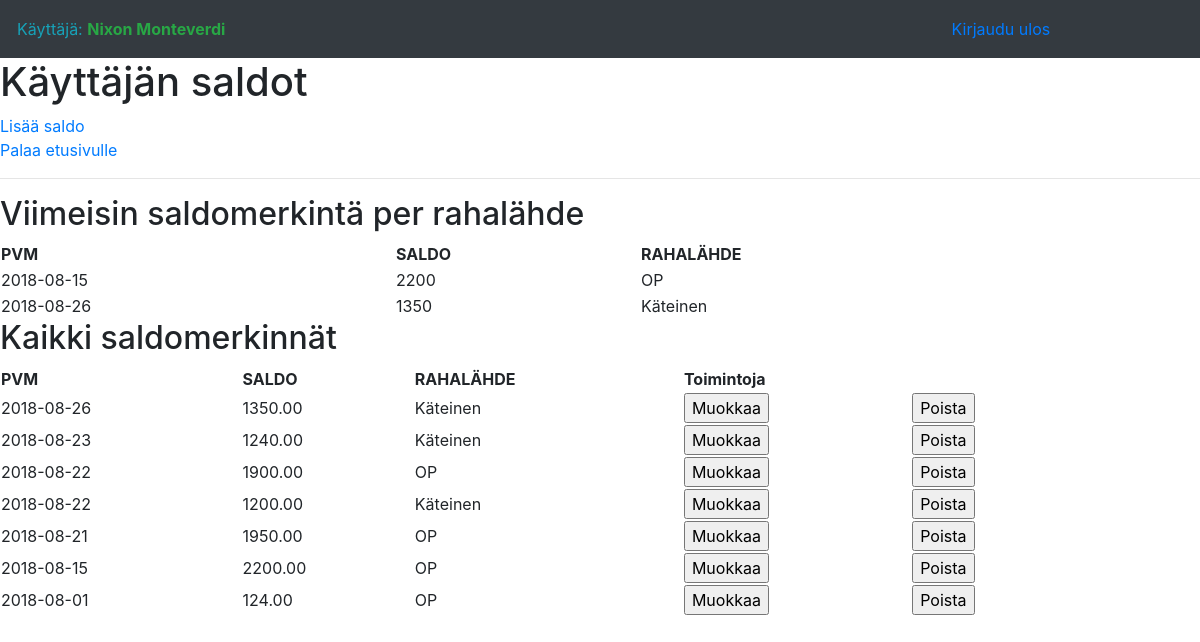
The app's page /saldo (signed in), older data.
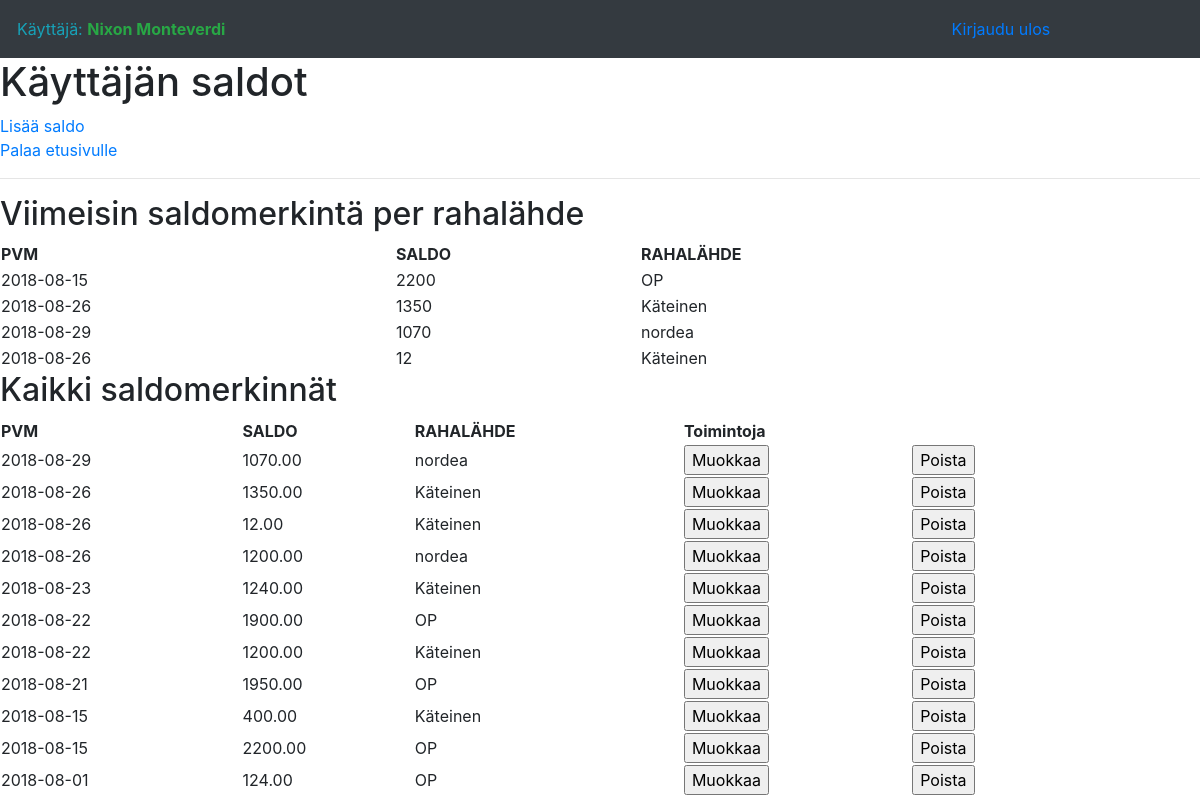
The same page, newer data.
### application/auth/models.py (models this page shows, shortened)
class User(db.Model):
    __tablename__ = "account"
    id = db.Column(db.Integer, primary_key=True)
    date_created = db.Column(db.DateTime, default=db.func.current_timestamp())
    date_modified = db.Column(db.DateTime, default=db.func.current_timestamp(),
                              onupdate=db.func.current_timestamp())
    name = db.Column(db.String(144), nullable=False)
    username = db.Column(db.String(144), nullable=False)
    password = db.Column(db.String(144), nullable=False)
    active = db.Column(db.Boolean)
    admin = db.Column(db.Boolean)

### application/saldo/models.py (models this page shows, shortened)
class Saldo(db.Model):
    __tablename__ = "saldo"
    sa_id_pk = db.Column(db.Integer, primary_key=True)
    sa_created = db.Column(db.DateTime, default=db.func.current_timestamp())
    sa_modified = db.Column(db.DateTime, default=db.func.current_timestamp(),
                              onupdate=db.func.current_timestamp())
    sa_date = db.Column(db.Date, nullable=False)
    sa_amount = db.Column(db.Numeric(10,2), nullable=False)
    ms_id_fk = db.Column(db.Integer,db.ForeignKey('money_source.ms_id_pk'))
    acc_id_fk = db.Column(db.Integer, db.ForeignKey('account.id'),
                           nullable=False)

### application/moneysource/models.py (models this page shows, shortened)
class Moneysource(db.Model):
    __tablename__ = "money_source"
    ms_id_pk = db.Column(db.Integer, primary_key=True)
    ms_name = db.Column(db.String(255), nullable=False)
    ms_extrainfo = db.Column(db.String(255), nullable=True)
    acc_id_fk = db.Column(db.Integer, db.ForeignKey('account.id'),
                           nullable=False)

### application/saldo/views.py (the view)
@app.route("/saldo", methods=["GET","POST"])
@login_required
def saldo():
    sql = "select max(sa_date) as sa_date,sa_amount,ms_name from "
    sql += "( select max(sa_id_pk) as sa_id_pk,ms_id_fk from saldo group by ms_id_fk ) r "
    sql += "inner join saldo s on s.sa_id_pk = r.sa_id_pk "
    sql += "inner join money_source ms on s.ms_id_fk = ms.ms_id_pk "
    sql += "where s.acc_id_fk = " + str(current_user.id) + " "
    sql += "group by sa_amount,ms_name order by sa_amount desc"
    print("******** SQL: " + sql + " **********")
    saldo_latest = db.engine.execute(text(sql))
    saldo_all = db.session.query(Saldo.sa_id_pk,Saldo.sa_date,Saldo.sa_amount,Moneysource.ms_name).join(Moneysource).filter(Saldo.acc_id_fk==current_user.id).filter(Saldo.ms_id_fk==Moneysource.ms_id_pk).order_by(Saldo.sa_date.desc())
    return render_template("saldo/saldo.html", saldos_latest = saldo_latest, saldos_all = saldo_all)

### application/__init__.py (called while the page is built)
@login_manager.user_loader
def load_user(user_id):
    return User.query.get(user_id)

### application/templates/saldo/saldo.html (shortened to what this page needs)
{% extends "layout.html" %} {% block body %}
<h1>Käyttäjän saldot</h1>
<a href="{{ url_for('add_saldo') }}">Lisää saldo</a>
<br />
<a href="{{ url_for('booking_index') }}">Palaa etusivulle</a>
<hr />
<h2>Viimeisin saldomerkintä per rahalähde</h2>
<table border="0" width="90%">
    <tr>
        <th>PVM</th>
        <th>SALDO</th>
        <th>RAHALÄHDE</th>
    </tr>
    {% for saldo in saldos_latest %}
    <tr>
        <td>{{ saldo.sa_date }}</td>
        <td>{{ saldo.sa_amount }}</td>
        <td>{{ saldo.ms_name }}</td>
    </tr>
    {% endfor %}
</table>
<h2>Kaikki saldomerkinnät</h2>
<table border="0" width="90%">
    <tr>
        <th>PVM</th>
        <th>SALDO</th>
        <th>RAHALÄHDE</th>
        <th colspan="2" align="center">
            Toimintoja
            <br />
        </th>
    </tr>
    {% for saldo in saldos_all %}
    <tr>
        <td>{{ saldo.sa_date }}</td>
        <td>{{ saldo.sa_amount }}</td>
        <td>{{ saldo.ms_name }}</td>
        <td>
            <form method="POST" action="{{ url_for('modify_saldo', sa_id=saldo.sa_id_pk) }}">
                <input type="submit" value="Muokkaa" />
            </form>
        </td>
        <td>
            <form method="POST" OnClick="return confirm('Oletko varma että haluat poistaa saldon?')" action="{{ url_for('remove_saldo', sa_id=saldo.sa_id_pk) }}">
                <input type="submit" value="Poista" />
            </form>
        </td>
    </tr>
    {% endfor %}
</table>
{% endblock %}

### application/templates/layout.html (shortened to what this page needs)
<!DOCTYPE html>
<html lang="fi">
<head>
  <link rel="stylesheet" media="screen" href="{{ url_for('static', filename='bootstrap/css/bootstrap.min.css') }}">
</head>
<body>
  <nav class="navbar navbar-expand-lg navbar-dark bg-dark static-top">
    {% if current_user.is_authenticated %}
    <table width=90% border="0">
      <tr>
        <td align="left" width="50%">
          <span class="text-info">Käyttäjä:</span>
          <b class="text-success">{{ current_user.name }}</b>
        </td>
        <td align="right">
          <a class="nav-link" href="{{ url_for('auth_logout') }}">Kirjaudu ulos
          </a>
        </td>
      </tr>
    </table>
  </nav>
  {% endif %} {% block body %}{% endblock %}
</body>
</html>

Row changes from the older to the newer data that the page shows:
added Saldo: sa_date "2018-08-29", sa_amount "1070.00", ms_name "nordea"
now on this page (row unchanged): Saldo: sa_date "2018-08-26", sa_amount "12.00", ms_name "Käteinen"
added Saldo: sa_date "2018-08-26", sa_amount "1200.00", ms_name "nordea"
now on this page (row unchanged): Saldo: sa_date "2018-08-15", sa_amount "400.00", ms_name "Käteinen"
Text that changed along with them:
new list line: "2018-08-29 1070 nordea"
new list line: "2018-08-26 12 Käteinen"
